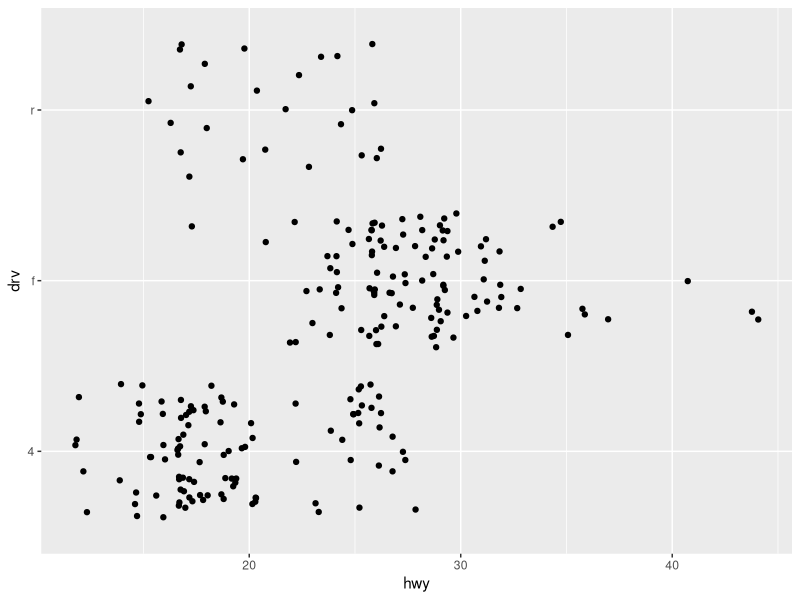

The R script that drew this image:
# 加载ggplot2绘图包
library("ggplot2")
# 设置工作路径
setwd("D:\\softwares\\applied statistics\\rcodelearning\\chap18\\sourcecode")
# 指定数据，和横纵轴变量，以及几何对象
p <- ggplot(mpg, aes(hwy, drv)) +
    geom_jitter()
# 保存文件
ggsave("../codeimage/code9.pdf")
# 保存工作空间
save.image("R9.RData")
